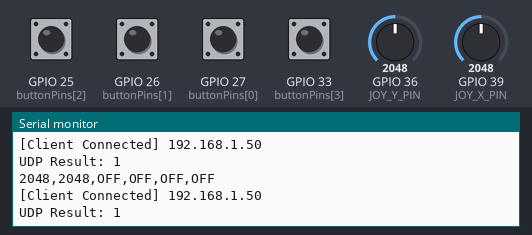
The sketch below on a simulated ESP32. Parts: the last lines printed to the serial monitor. The inputs (shaded band) are chosen by the test bench; at power-on: GPIO 25 (buttonPins[2]), GPIO 26 (buttonPins[1]), GPIO 27 (buttonPins[0]), GPIO 33 (buttonPins[3]) HIGH, GPIO 36 (JOY_Y_PIN) = 2048, GPIO 39 (JOY_X_PIN) = 2048. WiFi joins after 1.5 s; servers stay silent unless stated.

Above: at 2.7 s.
2.8 s: GPIO 36 (JOY_Y_PIN) set to 1066
At 3.8 s:
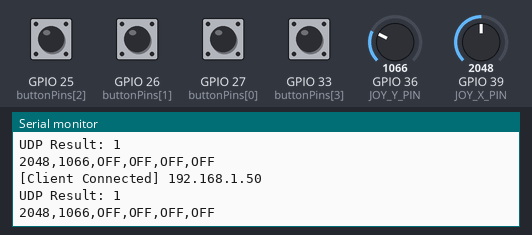
4.3 s: GPIO 36 (JOY_Y_PIN) set to 938
At 5.3 s:
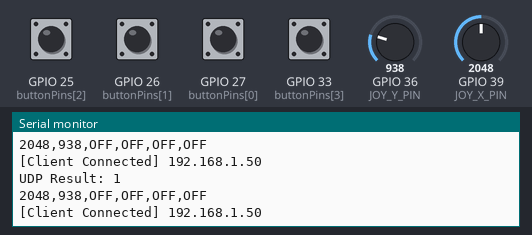
7.3 s: GPIO 39 (JOY_X_PIN) set to 1048
At 8.3 s:
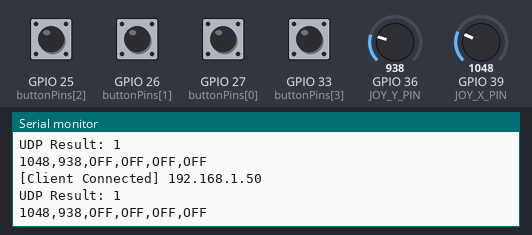
8.8 s: GPIO 39 (JOY_X_PIN) set to 951
At 9.9 s:
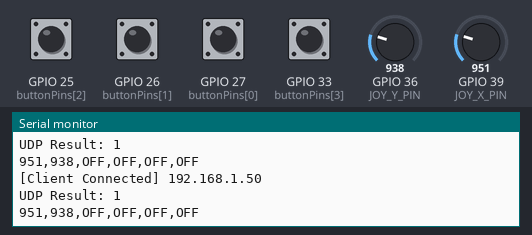
Timing chart, 0 to 11.8 s (numbered marks = the images above; inputs shaded):
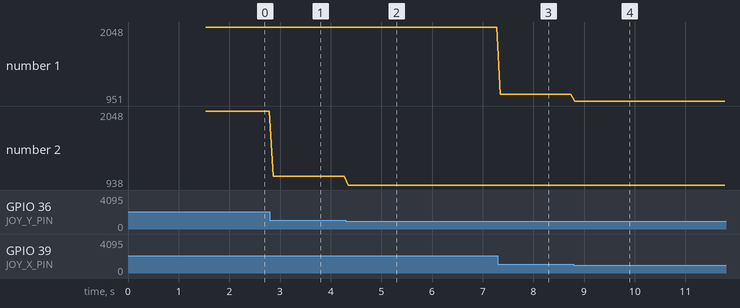

The sketch:

ESP32_UDP_Sender.ino
```cpp
#include <WiFi.h>
#include <WiFiUdp.h>
WiFiUDP udp;
#include <FastLED.h>
#define NUM_SAMPLES 10
#define JOY_X_PIN 39
#define JOY_Y_PIN 36

int buttonPins[] = {27,26,25,33};
bool buttonState[] = {false, false, false, false};
bool lastButtonState[] = {HIGH, HIGH, HIGH, HIGH};
unsigned int localPort = 9999;
char *serverip = "192.168.1.80";
unsigned int serverport = 8888;

bool mod1;
bool mod2;
bool mod3;
bool mod4;
int xpos;
int ypos;
bool mod1Toggle;
bool mod2Toggle;
bool mod3Toggle;
bool mod4Toggle;

const char *ssid = "SSID";
const char *password = "PASS";

void setup() {
  Serial.begin(9600);
  WiFi.begin(ssid, password);
  while (WiFi.status() != WL_CONNECTED) {
  Serial.print(F("."));
  }
  udp.begin(localPort);
  Serial.printf("UDP Client : %s:%i \n", WiFi.localIP().toString().c_str(), localPort);

  pinMode(JOY_X_PIN, INPUT);
  pinMode(JOY_Y_PIN, INPUT);
  for (int i = 0; i < 4; i++) {
    pinMode(buttonPins[i], INPUT_PULLUP);
  }
}

void loop() {

  xpos = analogRead(JOY_X_PIN);
  ypos = analogRead(JOY_Y_PIN);

  for (int i = 0; i < 4; i++) {
    bool currentButtonState = digitalRead(buttonPins[i]);
    if (currentButtonState != lastButtonState[i] && currentButtonState == LOW) {
      buttonState[i] = !buttonState[i];
      delay(10); // debounce
    }
    lastButtonState[i] = currentButtonState;
  }

  // Update the mod variables based on the button states
  mod1Toggle = buttonState[0];
  mod2Toggle = buttonState[1];
  mod3Toggle = buttonState[2];
  mod4Toggle = buttonState[3];

  String data = String(xpos)+","+String(ypos)+","+String(mod1Toggle ? "ON" : "OFF")+","+String(mod2Toggle ? "ON" : "OFF")+","+String(mod3Toggle ? "ON" : "OFF")+","+String(mod4Toggle ? "ON" : "OFF");

  Serial.println(data);

  Serial.print("[Client Connected] ");
  Serial.println(WiFi.localIP());
  udp.beginPacket(serverip, serverport);
  udp.printf(data.c_str());
  int udpResult = udp.endPacket();
  Serial.print("UDP Result: ");
  Serial.println(udpResult);
  delay(1);
}
```

Measured:
- the behaviour switches between 1000 and 999 on GPIO 36 (JOY_Y_PIN) (found by bisection; images 1 and 2)
- after the input at 2.8 s, the serial monitor: prints a new line after 0.06 s (image 1)
- after the input at 4.3 s, the serial monitor: prints a new line after 0.05 s (image 2)
- after the input at 7.3 s, the serial monitor: prints a new line after 0.05 s (image 3)
- after the input at 8.8 s, the serial monitor: prints a new line at once (image 4)
- plotted number 1: 2048 → 1048 after the input at 7.3 s, 1048 → 951 after the input at 8.8 s
- plotted number 2: 2048 → 1066 after the input at 2.8 s, 1066 → 938 after the input at 4.3 s
